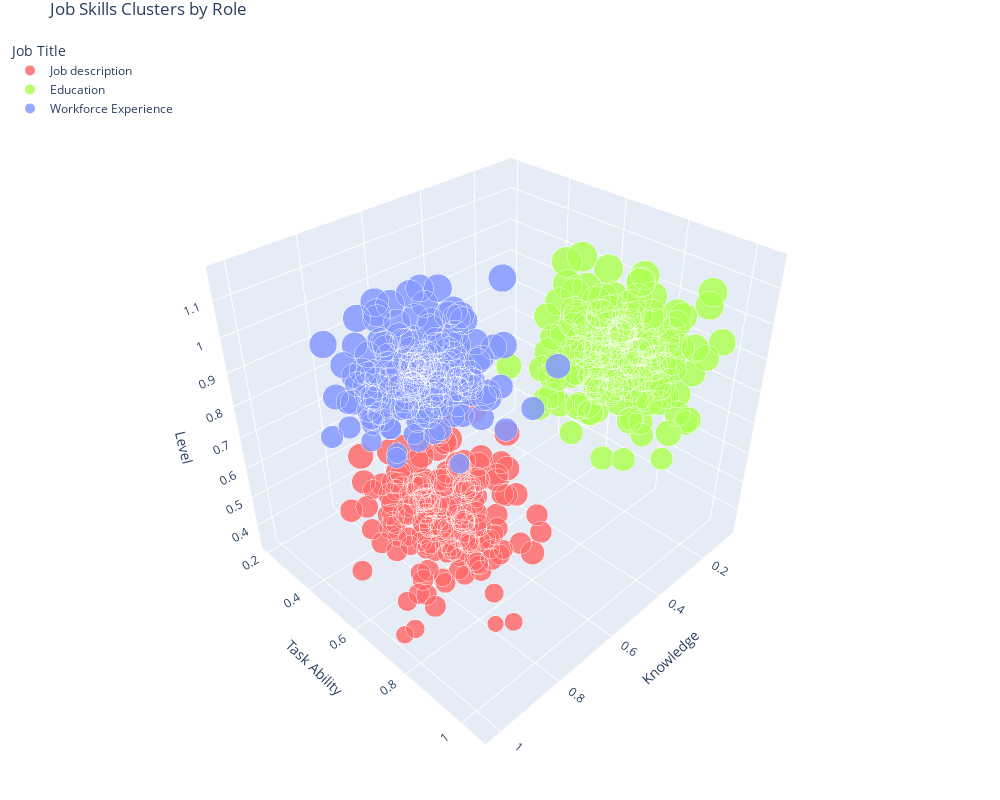

The notebook cell this image was saved under:
### Code cell
import numpy as np
import plotly.express as px
import pandas as pd

# Generate dummy data for three job titles
np.random.seed(42)

# Data Engineering skills cluster
data_eng_skills = np.random.normal(loc=[0.8, 0.7, 0.6], scale=0.1, size=(175, 3))

# Data Science skills cluster
data_sci_skills = np.random.normal(loc=[0.3, 0.8, 0.9], scale=0.1, size=(175, 3))

# ML Engineering skills cluster
ml_eng_skills = np.random.normal(loc=[0.6, 0.4, 0.8], scale=0.1, size=(175, 3))

# Combine all skills
all_skills = np.vstack([data_eng_skills, data_sci_skills, ml_eng_skills])

# Create labels
labels = (
    ['Job description'] * 175 +
    ['Education'] * 175 +
    ['Workforce Experience'] * 175
)

# Create a DataFrame
df = pd.DataFrame(
    all_skills,
    columns=['Knowledge', 'Task Ability', 'Level']
)
df['Job Title'] = labels

# Create the 3D scatter plot
fig = px.scatter_3d(
    df,
    x='Knowledge',
    y='Task Ability',
    z='Level',
    color='Job Title',
    title='Job Skills Clusters by Role',
    color_discrete_sequence=['#FF6B6B', '#AEFF55', '#8599FF'],
    opacity=0.85,
    size=df["Level"] * 100,
    size_max=30,
)

# Update layout for better visualization
# fig.update_traces(marker=dict(size=df['Level']))
fig.update_layout(
    scene=dict(
        xaxis_title='Knowledge',
        yaxis_title='Task Ability',
        zaxis_title='Level',
        camera=dict(
            up=dict(x=0, y=0, z=1),
            center=dict(x=0, y=0, z=0),
            eye=dict(x=1.5, y=1.5, z=1.5)
        ),
    ),
    width=1000,
    height=800,
    legend=dict(
        yanchor="top",
        y=0.99,
        xanchor="left",
        x=0.01
    ),
    margin=dict(l=0, r=0, t=30, b=0)
)

# Show the plot
fig.show()

# Export options

# set export directory
import os
os.chdir("./")

# Export as HTML
fig.write_html("index.html")

# Export as PNG
fig.write_image("job_skills_clusters.png")

### Figure 1 — Plotly figure (JSON) as saved in the notebook; plotly's stock layout.template omitted (floating-point values rounded to 4 significant figures; data arrays with more than 128 entries replaced by an {"elided": "..."} marker saying what was removed)
{"data": [{"hovertemplate": "Job Title=Job description<br>Knowledge=%{x}<br>Task Ability=%{y}<br>Level=%{z}<br>size=%{marker.size}<extra></extra>", "legendgroup": "Job description", "marker": {"color": "#FF6B6B", "opacity": 0.85, "size": {"elided": "175 float values"}, "sizemode": "area", "sizeref": 0.1292, "symbol": "circle"}, "mode": "markers", "name": "Job description", "scene": "scene", "showlegend": true, "type": "scatter3d", "x": {"elided": "175 float values"}, "y": {"elided": "175 float values"}, "z": {"elided": "175 float values"}}, {"hovertemplate": "Job Title=Education<br>Knowledge=%{x}<br>Task Ability=%{y}<br>Level=%{z}<br>size=%{marker.size}<extra></extra>", "legendgroup": "Education", "marker": {"color": "#AEFF55", "opacity": 0.85, "size": {"elided": "175 float values"}, "sizemode": "area", "sizeref": 0.1292, "symbol": "circle"}, "mode": "markers", "name": "Education", "scene": "scene", "showlegend": true, "type": "scatter3d", "x": {"elided": "175 float values"}, "y": {"elided": "175 float values"}, "z": {"elided": "175 float values"}}, {"hovertemplate": "Job Title=Workforce Experience<br>Knowledge=%{x}<br>Task Ability=%{y}<br>Level=%{z}<br>size=%{marker.size}<extra></extra>", "legendgroup": "Workforce Experience", "marker": {"color": "#8599FF", "opacity": 0.85, "size": {"elided": "175 float values"}, "sizemode": "area", "sizeref": 0.1292, "symbol": "circle"}, "mode": "markers", "name": "Workforce Experience", "scene": "scene", "showlegend": true, "type": "scatter3d", "x": {"elided": "175 float values"}, "y": {"elided": "175 float values"}, "z": {"elided": "175 float values"}}], "layout": {"height": 800, "legend": {"itemsizing": "constant", "title": {"text": "Job Title"}, "tracegroupgap": 0, "x": 0.01, "xanchor": "left", "y": 0.99, "yanchor": "top"}, "margin": {"b": 0, "l": 0, "r": 0, "t": 30}, "scene": {"camera": {"center": {"x": 0, "y": 0, "z": 0}, "eye": {"x": 1.5, "y": 1.5, "z": 1.5}, "up": {"x": 0, "y": 0, "z": 1}}, "domain": {"x": [0, 1], "y": [0, 1]}, "xaxis": {"title": {"text": "Knowledge"}}, "yaxis": {"title": {"text": "Task Ability"}}, "zaxis": {"title": {"text": "Level"}}}, "title": {"text": "Job Skills Clusters by Role"}, "width": 1000}}
